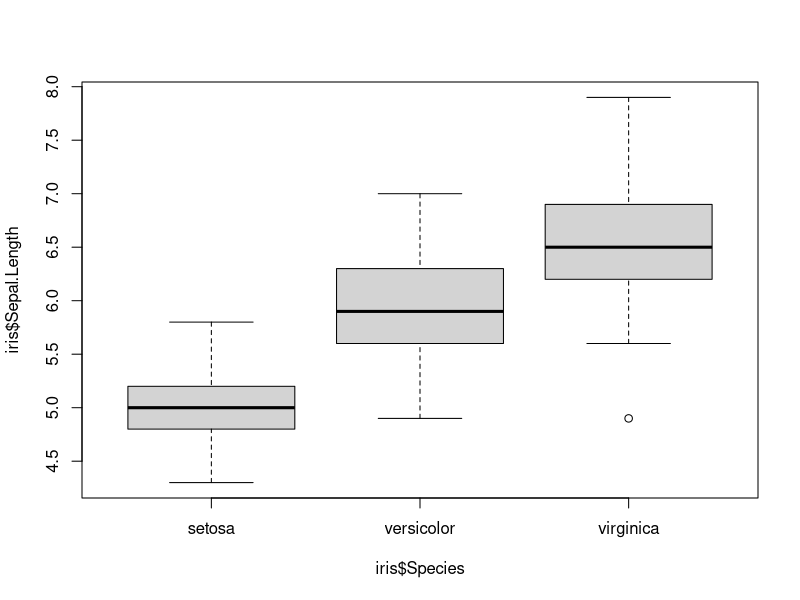
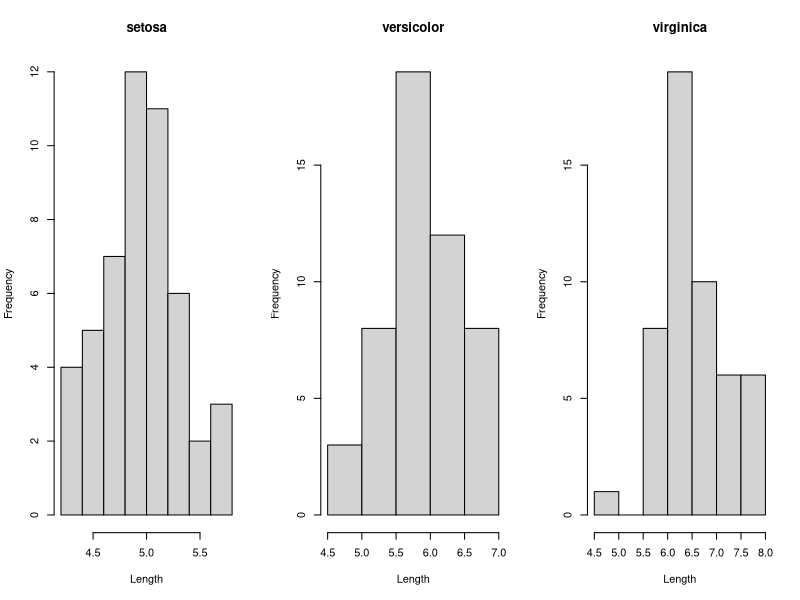

The R script that drew these images, in order:
## ---- chunk 1
htmltools::tagList(rmarkdown::html_dependency_font_awesome())
## ---- chunk 2
knitr::knit_hooks$set(purl = knitr::hook_purl)

options(purl = FALSE)

knitr::opts_chunk$set(purl = FALSE)
## ---- chunk 3
knitr::opts_hooks$set(eval = function(opt) {
  if (any(opt$exercise))
    opt$eval <- opt$include <- FALSE
  
  opt
})


static <- TRUE

options(width = 100)

## ---- chunk 4
library(kableExtra)
library(knitr)
## ---- chunk 5
asis_output("#### Task 1\\n")
## ---- chunk 6
asis_output('<div style="border:2px; border-style:solid; padding: 1em; border-color:#0c2074">')
## ---- chunk 7
cat('<button type="button" class="btn btn-info btn-sm" data-toggle="collapse" data-target="#onesample1b">Hint</button>
<div id = "onesample1b" class="collapse" style="border:1px; border-style:solid; padding: 1em; border-color:#6d79ac">
Use the R function mcnemar.test() to investigate whether the percentages of the two groups are different in a matched setting.
</div>')
## ---- chunk 8
asis_output("</div>")

asis_output("#### Solution 1\\n")
## ---- chunk 9
Performance <-
matrix(c(794, 86, 150, 570),
       nrow = 2,
       dimnames = list("1st Survey" = c("Approve", "Disapprove"),
                       "2nd Survey" = c("Approve", "Disapprove")))
Performance
## ---- chunk 10
test_res_cat_paired <- mcnemar.test(Performance)
test_res_cat_paired
## ---- chunk 11
set.seed(2021)
x1 <- sample(0:1, 100, replace = TRUE)
x2 <- sample(0:1, 100, replace = TRUE)

tab <- table(x1, x2)

tab <- matrix(c("a", "b", "a + b", "c", "d", "c + d", "a + c", "b + d", "n"), 3, 3, byrow = TRUE)

colnames(tab) <- c("Approve (2st Survey)", "Disapprove (2st Survey)", "Total")
rownames(tab) <- c("Approve (1st Survey)", "Disapprove (1st Survey)", "Total")

library(knitr)
kable(tab)
## ---- chunk 12
test_statistic <- (abs(150-86)-1)^2/(150+86)
test_statistic
## ---- chunk 13
asis_output("#### Task 2*\\n")
## ---- chunk 14
asis_output('<div style="border:2px; border-style:solid; padding: 1em; border-color:#0c2074">')
## ---- chunk 15
cat('<button type="button" class="btn btn-info btn-sm" data-toggle="collapse" data-target="#onesample2b">Hint</button>
<div id = "onesample2b" class="collapse" style="border:1px; border-style:solid; padding: 1em; border-color:#6d79ac">
Use the R function table() to create the paired table.
</div>')
## ---- chunk 16
cat('<button type="button" class="btn btn-info btn-sm" data-toggle="collapse" data-target="#onesample2a">Hint</button>
<div id = "onesample2a" class="collapse" style="border:1px; border-style:solid; padding: 1em; border-color:#6d79ac">
Use the R function mcnemar.test() to investigate whether the percentages of the two groups are different in a matched setting.
</div>')
## ---- chunk 17
cat('<button type="button" class="btn btn-info btn-sm" data-toggle="collapse" data-target="#onesample2c">Hint</button>
<div id = "onesample2c" class="collapse" style="border:1px; border-style:solid; padding: 1em; border-color:#6d79ac">
Use the R function clogit() from the survival package to perform a conditional logistic regression.
</div>')
## ---- chunk 18
asis_output("</div>")

asis_output("#### Solution 2*\\n")
## ---- chunk 19
# Generate the data
set.seed(123)
n = 100
id <- rep(x = 1:n, each = 2)
case <- rep(x = 0:1, times = n)
response <- rbinom(n = n*2, size = 1, prob = 0.5)

# Create the paired table
table(response[case == 0], response[case == 1])

# Perform the McNemar test
mcnemar.test(table(response[case == 0], response[case == 1]))
## ---- chunk 20
# Fit the conditional logistic model
library(survival)
summary(clogit(response ~ case + strata(id)))
## ---- chunk 21
asis_output("#### Task 1\\n")
## ---- chunk 22
asis_output('<div style="border:2px; border-style:solid; padding: 1em; border-color:#0c2074">')
## ---- chunk 23
cat('<button type="button" class="btn btn-info btn-sm" data-toggle="collapse" data-target="#multitest1">Hint</button>
<div id = "multitest1" class="collapse" style="border:1px; border-style:solid; padding: 1em; border-color:#6d79ac">
Use the R function table() to create the paired table.
</div>')
## ---- chunk 24
cat('<button type="button" class="btn btn-info btn-sm" data-toggle="collapse" data-target="#multitest1a">Hint</button>
<div id = "multitest1a" class="collapse" style="border:1px; border-style:solid; padding: 1em; border-color:#6d79ac">
Use the R function mcnemar.test() to investigate whether the percentages of the two groups are different in a matched setting.
</div>')
## ---- chunk 25
cat('<button type="button" class="btn btn-info btn-sm" data-toggle="collapse" data-target="#multitest1b">Hint</button>
<div id = "multitest1b" class="collapse" style="border:1px; border-style:solid; padding: 1em; border-color:#6d79ac">
Use the R function p.adjust() to return p-values adjusted for multiple testing.
</div>')
## ---- chunk 26
asis_output("</div>")

asis_output("#### Solution 1\\n")
## ---- chunk 27
# Create the data:
set.seed(123)
before <- sample(x = c(0, 1), size = 500, replace = TRUE)
after <- sample(x = c(0, 1), size = 500, replace = TRUE)
sex <- sample(x = c("males", "females"), size = 500, replace = TRUE)

dat <- data.frame(before, after, sex)

# Create the paired table for males:
tab_males <- table(dat$before[dat$sex == "males"], dat$after[dat$sex == "males"])

# Perform the test for males:
test_males <- mcnemar.test(tab_males)

# Create the paired table for females:
tab_females <- table(dat$before[dat$sex == "females"], dat$after[dat$sex == "females"])

# Perform the test for females :
test_females <- mcnemar.test(tab_females)

# Extract the p-value from the tests:
p_males <- test_males$p.value
p_females <- test_females$p.value

# Apply the correction for multiple testing:
p.adjust(p = c(p_males, p_females), method = "bonferroni")
         
# Alternatively  
m <- 2
pmin(c(p_males, p_females) * m, 1)
## ---- chunk 28
asis_output("#### Task 2*\\n")
## ---- chunk 29
asis_output('<div style="border:2px; border-style:solid; padding: 1em; border-color:#0c2074">')
## ---- chunk 30
cat('<button type="button" class="btn btn-info btn-sm" data-toggle="collapse" data-target="#multitest2">Hint</button>
<div id = "multitest2" class="collapse" style="border:1px; border-style:solid; padding: 1em; border-color:#6d79ac">
Since the data looks normally distributed and we have 50 subjects, we can use the t-test. Use the R function t.test() to investigate whether the mean values of two sample groups are different.
</div>')
## ---- chunk 31
cat('<button type="button" class="btn btn-info btn-sm" data-toggle="collapse" data-target="#multitest2a">Hint</button>
<div id = "multitest2a" class="collapse" style="border:1px; border-style:solid; padding: 1em; border-color:#6d79ac">
Use the R function p.adjust() to return p-values adjusted for multiple testing.
</div>')
## ---- chunk 32
asis_output("</div>")

asis_output("#### Solution 2*\\n")
## ---- chunk 33
# Explore the data:
head(iris)
boxplot(iris$Sepal.Length ~ iris$Species)

par(mfrow = c(1, 3))
hist(iris$Sepal.Length[iris$Species == "setosa"], 
     main = "setosa", xlab = "Length")
hist(iris$Sepal.Length[iris$Species == "versicolor"], 
     main = "versicolor", xlab = "Length")
hist(iris$Sepal.Length[iris$Species == "virginica"], 
     main = "virginica", xlab = "Length")


# Perform the tests:
test1 <- t.test(x = iris$Sepal.Length[iris$Species == "setosa"], 
                y = iris$Sepal.Length[iris$Species == "versicolor"])
test2 <- t.test(x = iris$Sepal.Length[iris$Species == "setosa"], 
                y = iris$Sepal.Length[iris$Species == "virginica"])
test3 <- t.test(x = iris$Sepal.Length[iris$Species == "versicolor"], 
                y = iris$Sepal.Length[iris$Species == "virginica"])

# Apply the correction for multiple testing:
p.adjust(p = c(test1$p.value, test2$p.value, test3$p.value), method = "holm")

# Alternatively
p <- c(test1$p.value, test2$p.value, test3$p.value)

# order the p-values from the smallest to the largest:
p_order <- p[order(p)]

# set the number of tests:
m <- 3

# obtain the 1st adjusted p-value:
i <- 1
p_adjust_1 <- (m-i+1) * p_order[i]

# obtain the 2st adjusted p-value:
i <- 2
p_adjust_2 <- (m-i+1) * p_order[i]

# obtain the 3st adjusted p-value:
i <- 3
p_adjust_3 <- (m-i+1) * p_order[i]

# bring the adjusted p-values in the correct order:
c(p_adjust_1, p_adjust_2, p_adjust_3)[order(p)]
